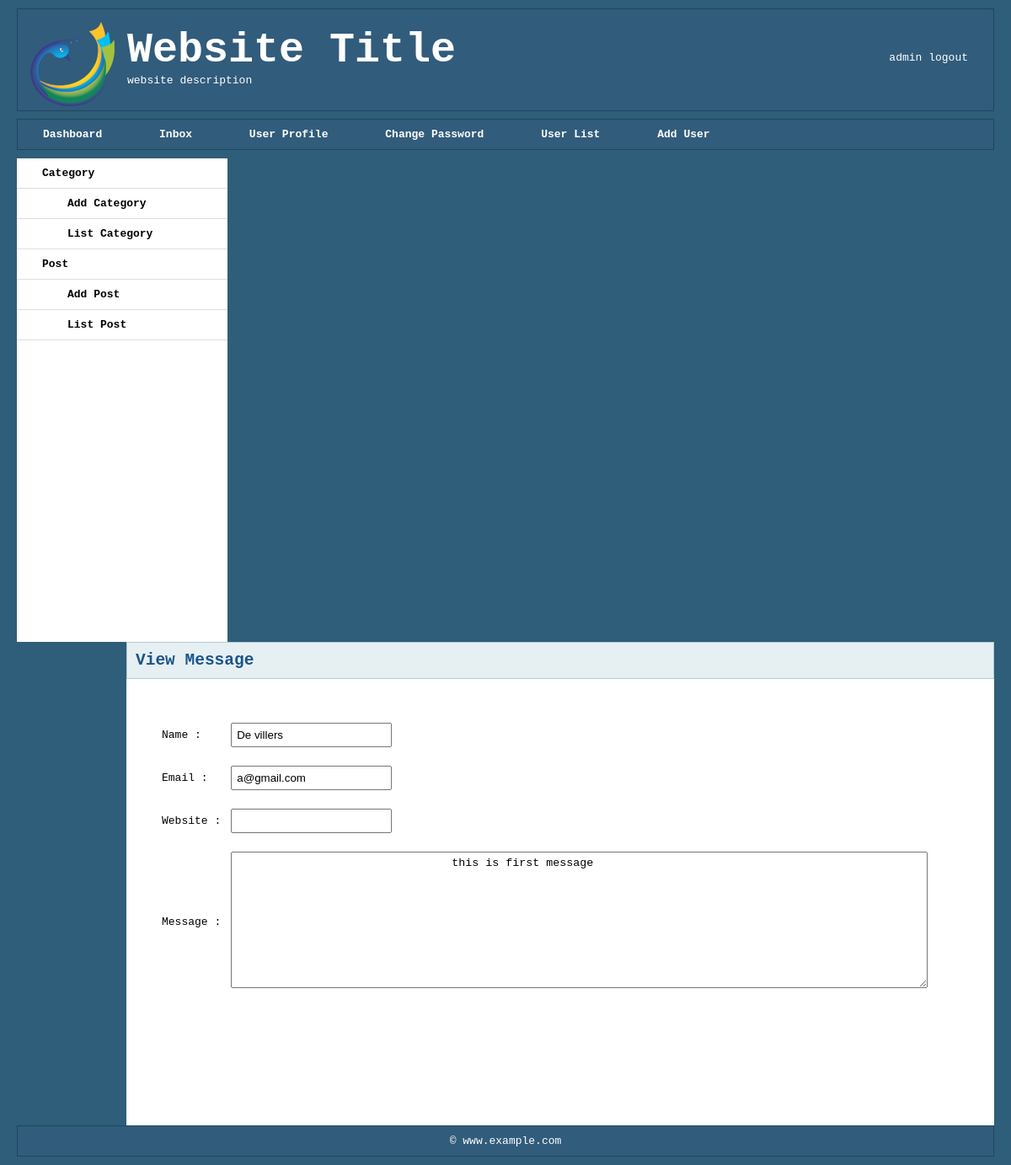
Screenshot of /web/src/blog/admin/view.php?id=1 (signed in) with the database file from the repository.
### tables this page shows
CREATE TABLE `contact` (
  `id` int(11) NOT NULL,
  `name` varchar(255) NOT NULL,
  `website` varchar(255) DEFAULT NULL,
  `email` varchar(255) NOT NULL,
  `message` text NOT NULL
);

### web/src/blog/admin/view.php (the view)
<?php
include("include/header.php");
include("include/sidebar.php");
?>
<?php
if(isset($_GET['id'])){
    $id = $_GET['id'];
}
?>
        <div class="content">
            <h2>View Message</h2>
            <div class="entry">
                <table>
<?php
$query = "SELECT * FROM contact WHERE id='$id';";
$result = $db->query($query);
if($result){
    while($value = $result->fetch_assoc()){
?>
                    <tr>
                        <td><label for="name">Name :</label></td>
                        <td><input type="text" name="name" value="<?php echo $value['name']; ?>" readonly ></td>
                    </tr>
                   <tr>
                        <td><label for="email">Email :</label></td>
                        <td><input type="text" name="email" value="<?php echo $value['email']; ?>" readonly ></td>
                    </tr>
                    <tr>
                        <td><label for="website">Website :</label></td>
                        <td><input type="text" name="website" value="<?php echo $value['website']; ?>" readonly ></td>
                    </tr>
                    <tr>
                        <td><label for="message">Message :</label></td>
                        <td>
                            <textarea name="message" rows="10" cols="100" readonly >
                                <?php echo $value['message']; ?>
                            </textarea>
                        </td>
                    </tr>
<?php
    }
}
?>
                </table>
            </div>
        </div>
<?php
include("include/footer.php");
?>

### web/src/blog/admin/css/stylesheet.css (style rules this page uses)
* { margin: 0; padding: 0; outline: 0; }
body { font-family: monospace; background:#2E5E79; padding: 0px 20px; }
input[type="text"], input[type="password"], input[type="submit"], input[type="file"], select, textarea { padding: 5px; margin:10px; }
.content { height: 574px; width: 1030px; background: #FFF; float: right; }
.content h2 { background: #E6F0F3; color:#1B548D; border: 1px solid #B3CBD6; padding: 10px; }
.entry { margin: 40px; }

### rows the page displays
contact: name "De villers", email "a@gmail.com", message "this is first message"

### other values shown
Session::getSession('username') "admin"
